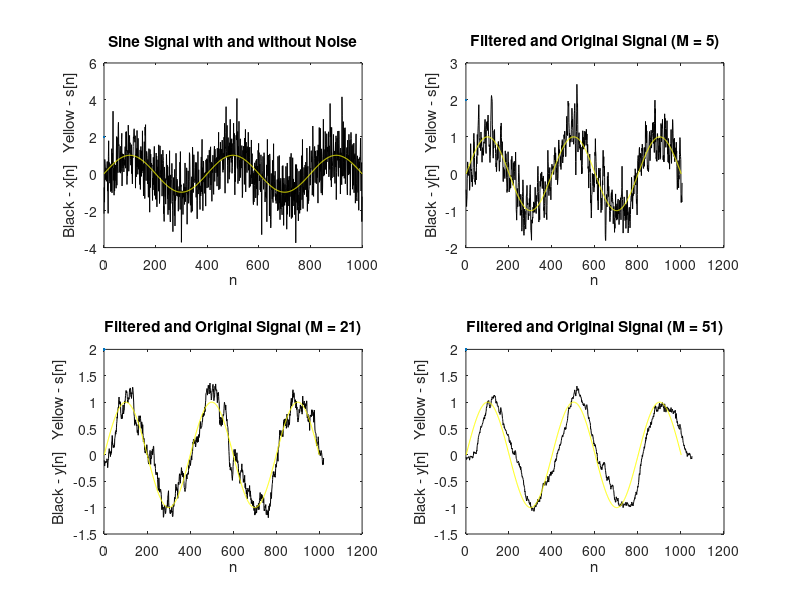

The MATLAB script that drew this image:
n = 0:1000;
w0=pi/200;

sn = sin(w0.*n);

vn = randn(1, 1001);

xn = sn + vn;

figure()
subplot(2, 2, 1)
plot(n, xn, 'black')

hold on;

plot(n, sn, 'yellow', LineWidth=2)
hold off;

title('Sine Signal with and without Noise')
ylabel('Black - x[n]   Yellow - s[n]')
xlabel('n')

%-------------------------------
M = 5;
hn = 1/M*ones(1, M);

yn = conv(xn,hn, "full");

subplot(2, 2, 2)
plot(1:length(yn), yn, 'black')

hold on;

plot(1:length(sn), sn, 'yellow', LineWidth=2)
hold off;

title('Filtered and Original Signal (M = 5)')
ylabel('Black - y[n]   Yellow - s[n]')
xlabel('n')

%------------------------------

M = 21;
hn = 1/M*ones(1, M);

yn = conv(xn,hn, "full");

subplot(2, 2, 3)
plot(1:length(yn), yn, 'black')

hold on;

plot(1:length(sn), sn, 'yellow', LineWidth=2)
hold off;

title('Filtered and Original Signal (M = 21)')
ylabel('Black - y[n]   Yellow - s[n]')
xlabel('n')

%---------------------------------

M = 51;
hn = 1/M*ones(1, M);

yn = conv(xn,hn, "full");

subplot(2, 2, 4)
plot(1:length(yn), yn, 'black')

hold on;

plot(1:length(sn), sn, 'yellow', LineWidth=2)
hold off;

title('Filtered and Original Signal (M = 51)')
ylabel('Black - y[n]   Yellow - s[n]')
xlabel('n')
